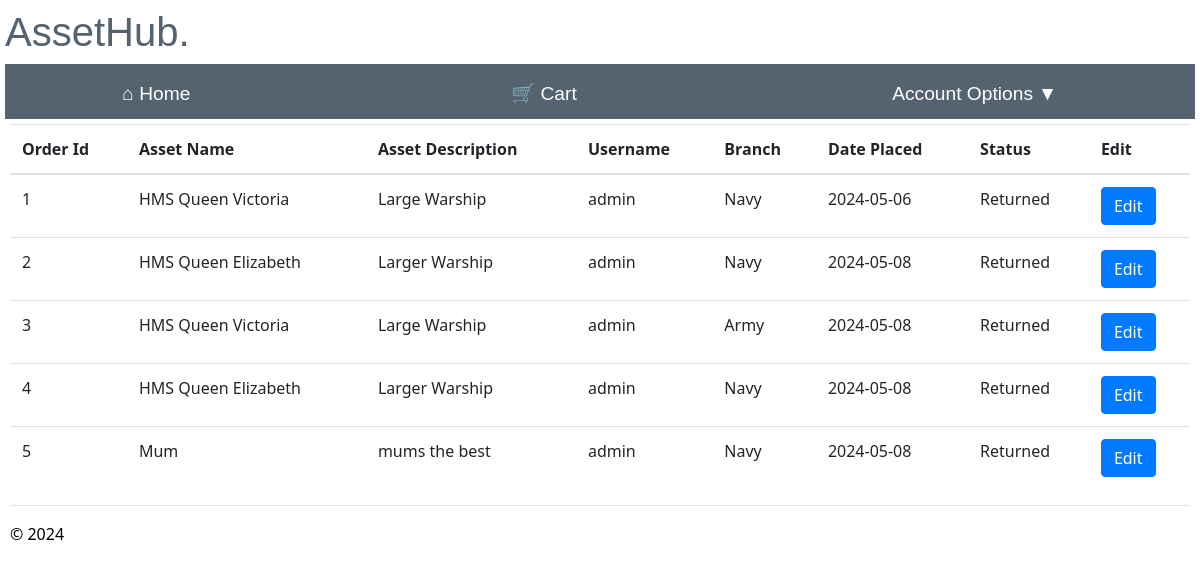
Screenshot of /maintain_orders/ (signed in) with the database file from the repository.
### app/models/models.py (models this page shows)
class Order(db.Model):
    __tablename__ = 'order'
    order_id = db.Column(db.Integer, primary_key=True, nullable=False)
    username = db.Column(db.Integer, db.ForeignKey('user.username'), nullable=False)#needs to be string
    asset_id = db.Column(db.String(100), db.ForeignKey('assets.asset_id'), nullable=False)
    branch_id = db.Column(db.Integer, db.ForeignKey('branch.branch_id'), nullable=False)
    check_out_date = db.Column(db.Date,nullable=False)
    return_date = db.Column(db.Date,nullable=True)
    status = db.Column(db.String(20),nullable= False, default='New Order')
    user = relationship('User', backref='order')
    asset = relationship('Assets', backref='order')
    branch = relationship('Branch', backref='order')

class Assets(db.Model):
    __tablename__ = 'assets'
    asset_id = db.Column(db.Integer, primary_key=True, nullable=False)
    asset_name = db.Column(db.String(100), nullable=True)#change to not null
    asset_description = db.Column(db.String(225), nullable=True)
    keyword = db.Column(db.String(50), nullable=False)
    available = db.Column(db.String(50), nullable=False, default='Y')

class Branch(db.Model):
    __tablename__ = 'branch'
    branch_id = db.Column(db.Integer, primary_key=True, nullable=False)
    branch_name = db.Column(db.String(50), nullable=False)
    address_line1 = db.Column(db.String(225), nullable=False)
    address_line2 = db.Column(db.String(225), nullable=True)
    postcode = db.Column(db.String(8), nullable=False)

### app/manager/routes.py (the view)
@bp.route("/maintain_orders/", methods=['GET'])
@login_required
@check_is_manager
def maintain_orders():
    try:
        order = Order.query.all()
        asset_names = {}
        asset_description = {}
        branch_names = {}
        for item in order:
            asset = Assets.query.filter_by(asset_id=item.asset_id).first()
            branch = Branch.query.filter_by(branch_id=item.branch_id).first()
            if asset:
                asset_names[item.asset_id] = asset.asset_name
                asset_description[item.asset_id] = asset.asset_description
                branch_names[item.branch_id] = branch.branch_name
    except Exception as e:
        flash("An error occurred retrieving assets.")
    return render_template("maintain_orders.html", order=order,
                           asset_names=asset_names,
                           asset_description=asset_description,branch_names=branch_names)

### app/manager/routes.py (called while the page is built)
def check_is_manager(func):
    @wraps(func)
    def decorated_function(*args, **kwargs):
        if current_user.role == 'admin'or current_user.role == 'manager':
            return func(*args, **kwargs)
        else:
            current_app.logger.critical('Username: %s accessed attempted to access %s', current_user.username,func.__name__)
            flash("You are not authorised to access this page")
            return redirect(url_for("main.home"))
    return decorated_function

### app/manager/templates/maintain_orders.html (shortened to what this page needs)
{% extends "layout.html" %}
{% block content %}
<table class="table table-hover">
    <thead class="active tables">
        <th>Order Id</th>
        <th>Asset Name</th>
        <th>Asset Description</th>
        <th>Username</th>
        <th>Branch</th>
        <th>Date Placed</th>
        <th>Status</th>
        <th>Edit</th>
    </thead>
    <tbody>
        {% for order in order %}
        <tr>
            <td>{{ order.order_id }}</td>
            <td>{{ asset_names[order.asset_id] }}</td>
            <td>{{ asset_description[order.asset_id] }}</td>
            <td>{{ order.username }}</td>
            <td>{{ branch_names[order.branch_id] }}</td>
            <td>{{ order.check_out_date }}</td>
            <td>{{ order.status }}</td>
            <td><a href='{{ url_for("manager.edit_order", order_id=order.order_id) }}' class='btn btn-primary'>Edit</a></td>
        </tr>
        {% endfor %}
    </tbody>
</table>
{% endblock %}

### app/main/templates/layout.html (style rules this page uses)
body { padding: 8px 5px 8px 5px; }

### rows the page displays
Order: order_id "1", username "admin", check_out_date "2024-05-06", status "Returned"
Assets: asset_name "HMS Queen Victoria", asset_description "Large Warship"
Branch: branch_name "Navy"
Order: order_id "2", username "admin", check_out_date "2024-05-08", status "Returned"
Assets: asset_name "HMS Queen Elizabeth", asset_description "Larger Warship"
Order: order_id "3", username "admin", check_out_date "2024-05-08", status "Returned"
Branch: branch_name "Army"
Order: order_id "4", username "admin", check_out_date "2024-05-08", status "Returned"
Order: order_id "5", username "admin", check_out_date "2024-05-08", status "Returned"
Assets: asset_name "Mum", asset_description "mums the best"
